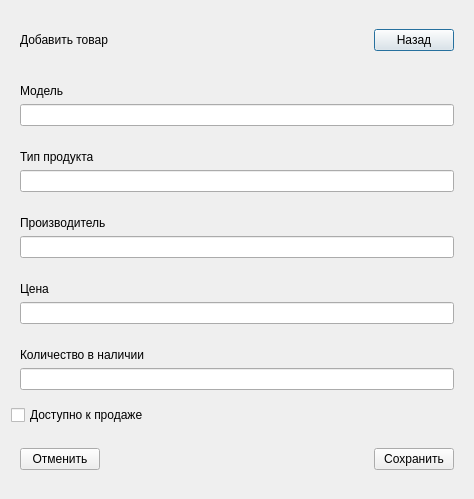
<?xml version="1.0" encoding="UTF-8"?>
<ui version="4.0">
 <class>NewProduct</class>
 <widget class="QDialog" name="NewProduct">
  <property name="geometry">
   <rect>
    <x>0</x>
    <y>0</y>
    <width>474</width>
    <height>499</height>
   </rect>
  </property>
  <property name="windowTitle">
   <string>Dialog</string>
  </property>
  <layout class="QVBoxLayout" name="verticalLayout_6">
   <item>
    <widget class="QWidget" name="widget_6" native="true">
     <layout class="QHBoxLayout" name="horizontalLayout_2">
      <item>
       <widget class="QLabel" name="label">
        <property name="text">
         <string>Добавить товар</string>
        </property>
       </widget>
      </item>
      <item>
       <spacer name="horizontalSpacer_3">
        <property name="orientation">
         <enum>Qt::Horizontal</enum>
        </property>
        <property name="sizeHint" stdset="0">
         <size>
          <width>40</width>
          <height>20</height>
         </size>
        </property>
       </spacer>
      </item>
      <item>
       <widget class="QPushButton" name="backBtn">
        <property name="text">
         <string>Назад</string>
        </property>
       </widget>
      </item>
     </layout>
    </widget>
   </item>
   <item>
    <widget class="QWidget" name="widget" native="true">
     <layout class="QVBoxLayout" name="verticalLayout">
      <item>
       <widget class="QLabel" name="label_5">
        <property name="text">
         <string>Модель</string>
        </property>
       </widget>
      </item>
      <item>
       <widget class="QLineEdit" name="modelLe"/>
      </item>
     </layout>
    </widget>
   </item>
   <item>
    <widget class="QWidget" name="widget_7" native="true">
     <layout class="QVBoxLayout" name="verticalLayout_5">
      <item>
       <widget class="QLabel" name="label_6">
        <property name="text">
         <string>Тип продукта</string>
        </property>
       </widget>
      </item>
      <item>
       <widget class="QLineEdit" name="typeLe"/>
      </item>
     </layout>
    </widget>
   </item>
   <item>
    <widget class="QWidget" name="widget_2" native="true">
     <layout class="QVBoxLayout" name="verticalLayout_2">
      <item>
       <widget class="QLabel" name="label_4">
        <property name="text">
         <string>Производитель</string>
        </property>
       </widget>
      </item>
      <item>
       <widget class="QLineEdit" name="vendorLe"/>
      </item>
     </layout>
    </widget>
   </item>
   <item>
    <widget class="QWidget" name="widget_3" native="true">
     <layout class="QVBoxLayout" name="verticalLayout_3">
      <item>
       <widget class="QLabel" name="label_3">
        <property name="text">
         <string>Цена</string>
        </property>
       </widget>
      </item>
      <item>
       <widget class="QLineEdit" name="priceLe"/>
      </item>
     </layout>
    </widget>
   </item>
   <item>
    <widget class="QWidget" name="widget_4" native="true">
     <layout class="QVBoxLayout" name="verticalLayout_4">
      <item>
       <widget class="QLabel" name="label_2">
        <property name="text">
         <string>Количество в наличии</string>
        </property>
       </widget>
      </item>
      <item>
       <widget class="QLineEdit" name="inStockLe"/>
      </item>
     </layout>
    </widget>
   </item>
   <item>
    <widget class="QCheckBox" name="isAvailable">
     <property name="text">
      <string>Доступно к продаже</string>
     </property>
    </widget>
   </item>
   <item>
    <widget class="QWidget" name="widget_5" native="true">
     <layout class="QHBoxLayout" name="horizontalLayout">
      <item>
       <widget class="QPushButton" name="cancelBtn">
        <property name="text">
         <string>Отменить</string>
        </property>
       </widget>
      </item>
      <item>
       <spacer name="horizontalSpacer">
        <property name="orientation">
         <enum>Qt::Horizontal</enum>
        </property>
        <property name="sizeHint" stdset="0">
         <size>
          <width>40</width>
          <height>20</height>
         </size>
        </property>
       </spacer>
      </item>
      <item>
       <widget class="QPushButton" name="saveBtn">
        <property name="text">
         <string>Сохранить</string>
        </property>
       </widget>
      </item>
     </layout>
    </widget>
   </item>
  </layout>
 </widget>
 <resources/>
 <connections/>
</ui>
